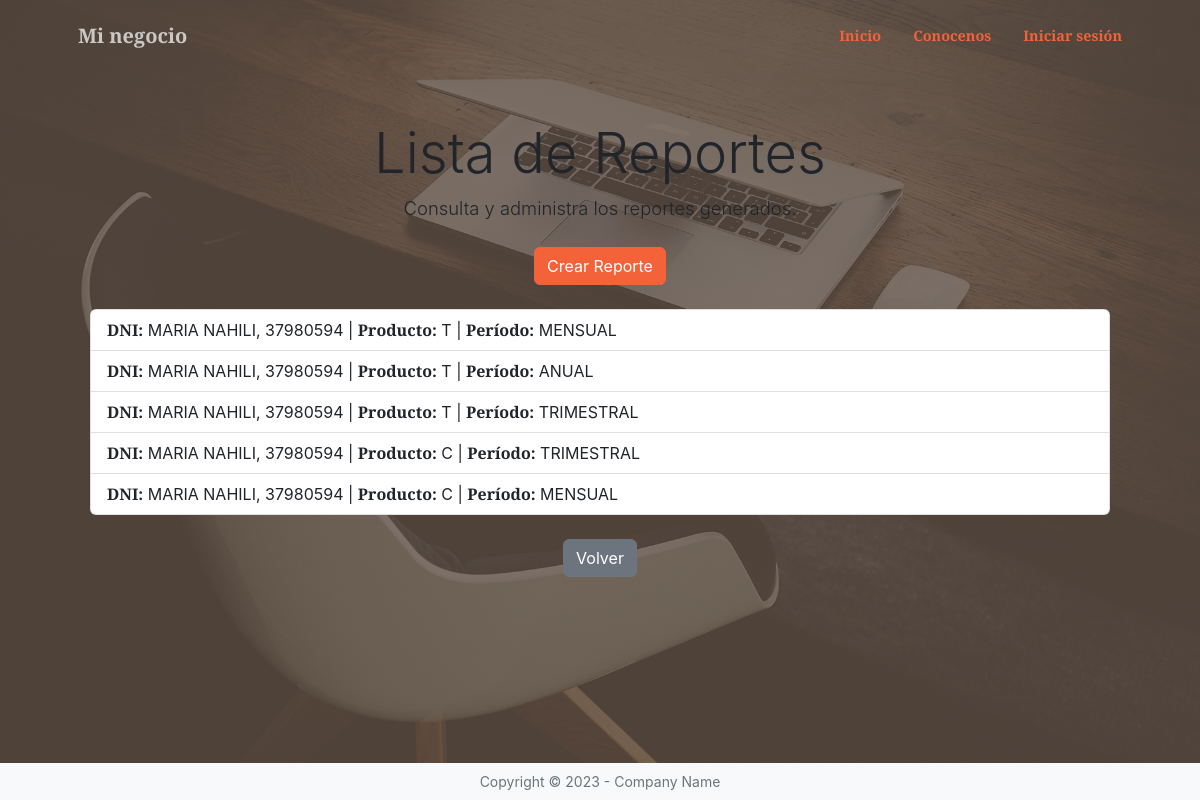
The page /minegocio/reporte/list/ on the database as committed earlier.
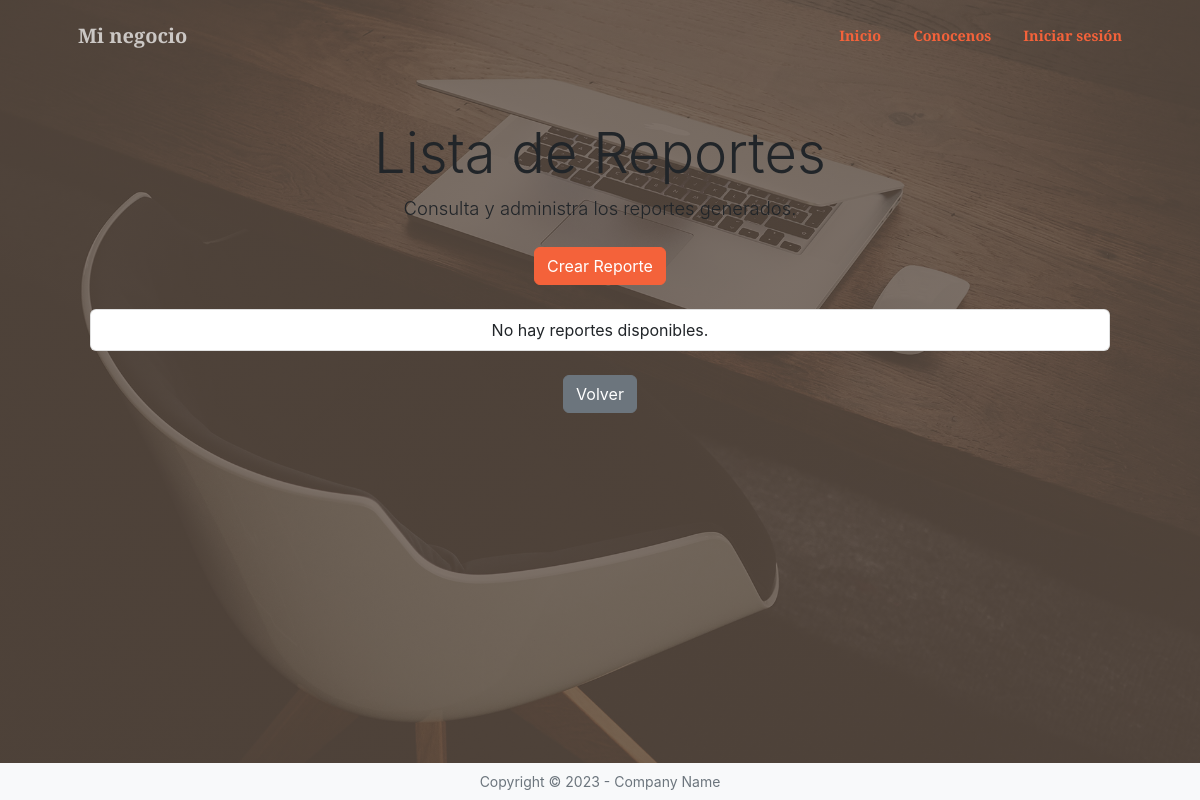
The same page on the database as committed later.
### minegocio/models.py (models this page shows)
class Reporte(models.Model):
    dni = models.ForeignKey(Vendedor,on_delete=models.CASCADE,null=True)
    año = models.PositiveIntegerField()
    informe = models.CharField(max_length=25)
    producto= models.ForeignKey(Transaccion, on_delete=models.CASCADE,null=True)
    periodos = [
        ('MENSUAL', 'Mensual'),
        ('TRIMESTRAL', 'Trimestral'),
        ('ANUAL', 'Anual'),
    ]
    periodo = models.CharField(max_length=10,choices=periodos,default='ANUAL')
    class Meta():
        constraints = [models.UniqueConstraint(fields=["año","producto","periodo"], name="unico_informe_por_año")]

class Vendedor(models.Model):
    nombre = models.CharField(max_length=13)
    dni = models.PositiveIntegerField(unique=True)
    def __str__(self):
        return f"{self.nombre}, {self.dni}"

class Transaccion(models.Model):
    dni = models.ForeignKey(Vendedor,on_delete=models.CASCADE)
    fecha = models.DateField(null=True,blank=True)
    cantidad = models.PositiveIntegerField()
    monto = models.DecimalField(max_digits=10,decimal_places=2)
    productos = [
        ("C", "Celulares"),
        ("AU", "Auriculares"),
        ("PE", "Pequeños electrodomésticos"),
        ("T", "Tablets")]
    producto = models.CharField(max_length=50, choices=productos, default="PE")
    def __str__(self):
        return self.producto

### minegocio/views.py (the view)
# urls.py: path("reporte/list/", reporte_list, name="reporte_list"),
def reporte_list(request):
    query = Reporte.objects.all()
    context = {"object_list": query}
    return render(request, "minegocio/reporte_list.html", context)

### minegocio/templates/minegocio/reporte_list.html
{% extends 'core/base.html' %}
{% block content %}
<div class="container py-5">
    <div class="text-center mb-4">
        <h1 class="display-4">Lista de Reportes</h1>
        <p class="lead">Consulta y administra los reportes generados.</p>
    </div>
    <div class="mb-4 text-center">
        <a href="{% url 'minegocio:reporte_create' %}" class="btn btn-primary">Crear Reporte</a>
    </div>
    <ul class="list-group mb-4">
        {% for object in object_list %}
            <li class="list-group-item d-flex justify-content-between align-items-center">
                <span>
                    <strong>DNI:</strong> {{ object.dni }}
                    | <strong>Producto:</strong> {{ object.producto }}
                    | <strong>Período:</strong> {{ object.periodo }}
                </span>
            </li>
        {% empty %}
            <li class="list-group-item text-center">No hay reportes disponibles.</li>
        {% endfor %}
    </ul>
    <div class="text-center">
        <a href="{% url 'minegocio:index' %}" class="btn btn-secondary">Volver</a>
    </div>
</div>
{% endblock %}

Rows that differ between the two databases and show on the page:
removed Reporte: dni "MARIA NAHILI, 37980594", producto "T", periodo "MENSUAL"
removed Reporte: dni "MARIA NAHILI, 37980594", producto "T", periodo "ANUAL"
removed Reporte: dni "MARIA NAHILI, 37980594", producto "T", periodo "TRIMESTRAL"
removed Reporte: dni "MARIA NAHILI, 37980594", producto "C", periodo "TRIMESTRAL"
removed Reporte: dni "MARIA NAHILI, 37980594", producto "C", periodo "MENSUAL"
Other text that changed with them:
text now shown: "No hay reportes disponibles."
